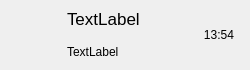
<?xml version="1.0" encoding="UTF-8"?>
<ui version="4.0">
 <class>ConversationItemWidget</class>
 <widget class="QWidget" name="ConversationItemWidget">
  <property name="geometry">
   <rect>
    <x>0</x>
    <y>0</y>
    <width>250</width>
    <height>70</height>
   </rect>
  </property>
  <property name="minimumSize">
   <size>
    <width>0</width>
    <height>66</height>
   </size>
  </property>
  <property name="maximumSize">
   <size>
    <width>16777215</width>
    <height>16777215</height>
   </size>
  </property>
  <property name="windowTitle">
   <string>Form</string>
  </property>
  <layout class="QHBoxLayout" name="horizontalLayout">
   <property name="topMargin">
    <number>2</number>
   </property>
   <property name="rightMargin">
    <number>6</number>
   </property>
   <property name="bottomMargin">
    <number>2</number>
   </property>
   <item>
    <widget class="QWidget" name="iconContainer" native="true">
     <property name="minimumSize">
      <size>
       <width>50</width>
       <height>50</height>
      </size>
     </property>
     <property name="maximumSize">
      <size>
       <width>50</width>
       <height>50</height>
      </size>
     </property>
     <widget class="QLabel" name="iconLb">
      <property name="geometry">
       <rect>
        <x>0</x>
        <y>0</y>
        <width>50</width>
        <height>50</height>
       </rect>
      </property>
      <property name="text">
       <string/>
      </property>
     </widget>
     <widget class="QLabel" name="redPointLb">
      <property name="geometry">
       <rect>
        <x>34</x>
        <y>0</y>
        <width>18</width>
        <height>18</height>
       </rect>
      </property>
      <property name="minimumSize">
       <size>
        <width>18</width>
        <height>18</height>
       </size>
      </property>
      <property name="maximumSize">
       <size>
        <width>18</width>
        <height>18</height>
       </size>
      </property>
      <property name="text">
       <string/>
      </property>
     </widget>
    </widget>
   </item>
   <item>
    <layout class="QVBoxLayout" name="verticalLayout">
     <property name="spacing">
      <number>1</number>
     </property>
     <item>
      <widget class="QLabel" name="nameLb">
       <property name="font">
        <font>
         <pointsize>13</pointsize>
        </font>
       </property>
       <property name="text">
        <string>TextLabel</string>
       </property>
      </widget>
     </item>
     <item>
      <widget class="QLabel" name="msgLb">
       <property name="text">
        <string>TextLabel</string>
       </property>
      </widget>
     </item>
    </layout>
   </item>
   <item>
    <widget class="QLabel" name="timeLb">
     <property name="minimumSize">
      <size>
       <width>50</width>
       <height>50</height>
      </size>
     </property>
     <property name="maximumSize">
      <size>
       <width>50</width>
       <height>50</height>
      </size>
     </property>
     <property name="text">
      <string>13:54</string>
     </property>
     <property name="alignment">
      <set>Qt::AlignmentFlag::AlignCenter</set>
     </property>
    </widget>
   </item>
  </layout>
 </widget>
 <resources/>
 <connections/>
</ui>
